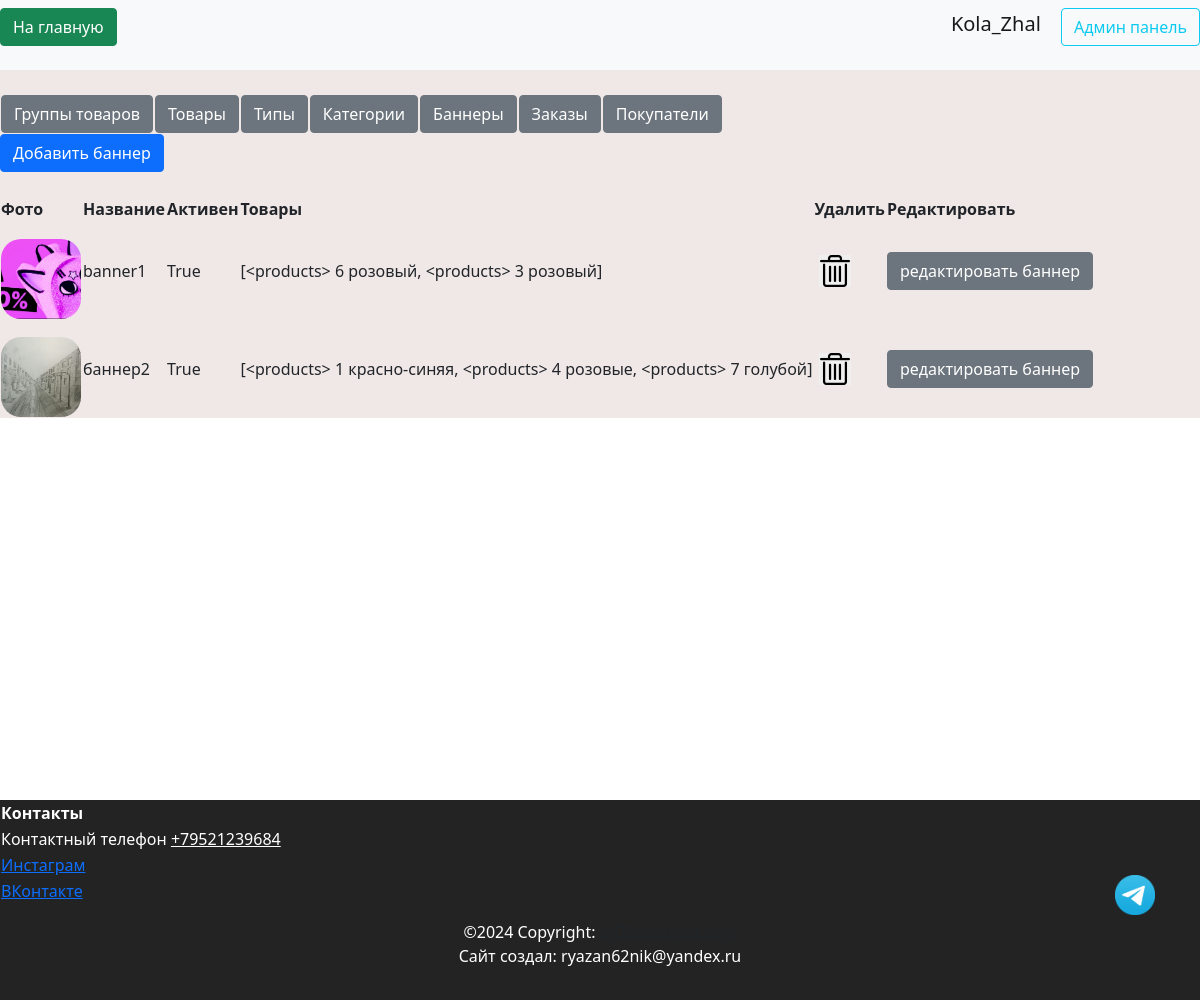
Page /admin/banners (signed in) on the committed database.
### data/users.py (models this page shows, shortened)
class User(SqlAlchemyBase, UserMixin, SerializerMixin):
    __tablename__ = 'users'
    id = sqlalchemy.Column(sqlalchemy.Integer,
                           primary_key=True, autoincrement=True)
    name = sqlalchemy.Column(sqlalchemy.String, nullable=True)
    tel = sqlalchemy.Column(sqlalchemy.String, nullable=True)
    email = sqlalchemy.Column(sqlalchemy.String,
                              index=True, unique=True, nullable=True)
    hashed_password = sqlalchemy.Column(sqlalchemy.String, nullable=True)
    created_date = sqlalchemy.Column(sqlalchemy.DateTime,
                                     default=datetime.datetime.now)
    basket = sqlalchemy.Column(sqlalchemy.String, default='{}')
    admin = sqlalchemy.Column(sqlalchemy.Boolean, default=False)
    tg_id = sqlalchemy.Column(sqlalchemy.String, nullable=True)
    confirmed = sqlalchemy.Column(sqlalchemy.Boolean, default=False)
    address = sqlalchemy.Column(sqlalchemy.String, nullable=True)
    orders = orm.relationship("Order", back_populates='user')

### data/banners.py (models this page shows, shortened)
class Banners(SqlAlchemyBase):
    __tablename__ = 'banners'
    id = sqlalchemy.Column(sqlalchemy.Integer, primary_key=True,
                           autoincrement=True)
    title = sqlalchemy.Column(sqlalchemy.String, nullable=True)
    active = sqlalchemy.Column(sqlalchemy.Boolean, default=True)
    img = sqlalchemy.Column(sqlalchemy.String, default='0_0_0_none.jpg')
    products = orm.relationship("Products",
                                secondary="products_to_banners",
                                backref="banners")

### data/products.py (models this page shows, shortened)
class Products(SqlAlchemyBase, SerializerMixin):
    __tablename__ = 'products'
    id = sqlalchemy.Column(sqlalchemy.Integer,
                           primary_key=True, autoincrement=True)
    color = sqlalchemy.Column(sqlalchemy.String, nullable=True)
    sale = sqlalchemy.Column(sqlalchemy.Integer, nullable=True)
    cost = sqlalchemy.Column(sqlalchemy.Integer)
    remains = sqlalchemy.Column(sqlalchemy.Integer, nullable=True)
    img = sqlalchemy.Column(sqlalchemy.String, default='0_0_0_none.jpg')
    product_group_id = sqlalchemy.Column(sqlalchemy.Integer, sqlalchemy.ForeignKey("product_group.id"))
    product_group = orm.relationship('ProductGroup')
    category = orm.relationship("Category",
                                secondary="products_to_category",
                                backref="products")
    def __repr__(self):
        return f'<products> {self.id} {self.color}'

### server.py (the view)
@app.route('/admin/banners', methods=['GET', 'POST'])
@login_required
def admin_banners():
    if current_user.admin:
        db_sess = db_session.create_session()
        banners = db_sess.query(Banners).all()
        return render_template('pages/admin_banners.html', title='Админ панель',
                               banners=banners)
    else:
        return render_template('pages/no_rights.html')

### data/db_session.py (called while the page is built)
def create_session() -> Session:
    global __factory
    return __factory()

### server.py (called while the page is built)
@login_manager.user_loader
def load_user(user_id):
    db_sess = db_session.create_session()
    return db_sess.query(User).filter(User.id == user_id).first()

### templates/pages/admin_banners.html (shortened to what this page needs)
{% extends "pages/base_admin.html" %}
{% block admincontent %}
<div>
    {% if current_user.is_authenticated %}
    <a href="/admin/add-banner" class="btn btn-primary">Добавить баннер</a>
    {% endif %}
</div>
<br>
<div>
    <table>
        <tr>
            <th>Фото</th>
            <th>Название</th>
            <th>Активен</th>
            <th>Товары</th>
            <th>Удалить</th>
            <th>Редактировать</th>
        </tr>
        {% for banner in banners %}
        <tr>
            <td id="imgTd">
                {% if banner.img%}
                <img src="../static/img/banners/{{banner.img}}" class="admin-img-delete"
                     alt="404 картинка не нашлась(">
                {%else%}
                <img class="admin-img-delete" src="../static/img/banners/none.jpg"
                     alt="404 картинка не нашлась("/>
                {%endif%}
            </td>
            <td>{{ banner.title }}</td>
            <td>{{ banner.active }}</td>
            <td>{{ banner.products }}</td>
            <td>
                <button type="submit" onclick="show_me({{banner.id}}, 'banners');" class="delete-button">
                </button>
            </td>
            <td>
                <a href="/admin/edit-banner/{{banner.id}}" class="btn btn-secondary">редактировать баннер
                </a>
            </td>
        </tr>
        {% endfor %}
    </table>
</div>
{% endblock %}

### templates/includes/header.html
<header class="header--fixed">
    <nav class="navbar navbar-light bg-light">
        <p align="right">
            <a href="/index" class="btn btn-success"> На главную </a>
        </p>
        {% if current_user.is_authenticated %}
        <p align="right">
            <a class="logout navbar-brand" href="/logout">{{ current_user.name }}</a>
            {% if current_user.admin%}
            <a class="btn btn-outline-info mr-2" href="/admin/products">Админ панель</a>
            {% endif %}
            {% else %}
        <p align="right">
            <a class="btn btn-primary" onclick="saveHref('/register')" href="/register">Зарегистрироваться</a>
            <a class="btn btn-success" onclick="saveHref('/login')" href="/login">Войти</a>
        </p>
        {% endif %}
    </nav>
</header>

### static/css/header.css (style rules this page uses)
:root { --main-color: #0179FA; --second-color: white; }

### static/css/footer.css (style rules this page uses)
:root { --main-color: #111111; --second-color: white; }

### static/css/style.css (style rules this page uses)
:root { --main-color: #0179FA; --second-color: #ffffff; --thirdly_color: #629ee3; }
body { background-color: var(--second-color); }

### static/css/mystyle.css (style rules this page uses)
html { --firstly-color: white; --secondary-color: rgba(91, 82, 212, 0.837); --thirdly-color: rgb(99, 96, 105); --fourly-color: rgb(144, 182, 242); --black: rgb(35, 35, 35); --dark-blue: #12191d; --white: #ffffff; --green: #33ff00; --caribbean: #00e197; --light-green: #8eef8c; --turquoise: #12eeff; --pink: #f053d5; --red: #fe785a; --gray-900: #0c1114; --gray-700: #242a2c; --gray-650: #495257; --gray-600: #424b4f; --gray-500: #495257; --gray-300: #8d979e; --gray-200: #acb4b9; --gray-150: #aeb6bb; --gray-100: #eef1f3; --gray-50: #f6f8f9; --framing: black; --text-color: white; }
body { min-height: 100vh; position: relative; margin: 0; padding: 0; text-align: center; }
.admin-img-delete { width: 10vh; height: 10vh; border-radius: 20px; object-fit: cover; margin-top: 2vh; }
.delete-button { width: 4vh; height: 4vh; border: none; background-image: url("../img/system/admin_del_item.png"); background-size: cover; margin: 5px 5px; }

### rows in the picture
User: name "Kola_Zhal"
Banners: img (picture), title "banner1", active "True", products "[<products> 6 розовый, <products> 3 розовый]"
Banners: img (picture), title "баннер2", active "True", products "[<products> 1 красно-синяя, <products> 4 розовые, <products> 7 голубой]"
